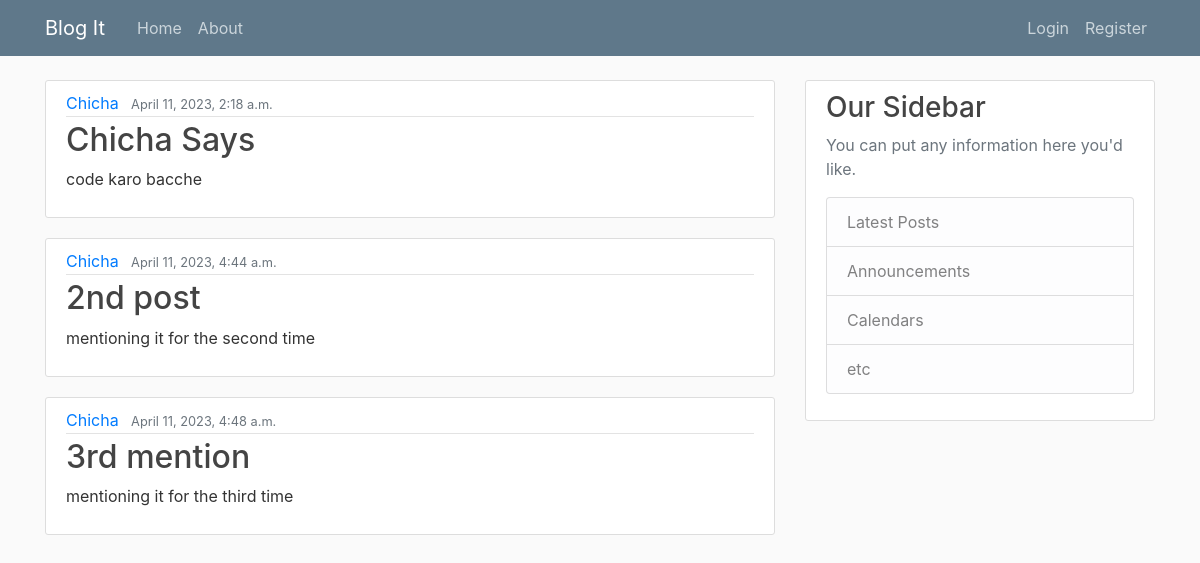
Page /blog/home/ on the committed database.
### blog/models.py (models this page shows, shortened)
class Post(models.Model):
    title = models.CharField(max_length=20)
    content = models.TextField()
    date_posted = models.DateTimeField(default=timezone.now)
    author = models.ForeignKey(User, on_delete=models.CASCADE)

### blog/views.py (the view)
# urls.py: path("home/", views.home, name='blog_home'),
def home(request):
    context={
        'posts':Post.objects.all(),
        'title': "Home"
    }
    return render(request, 'blog/blog_home.html', context)

### blog/templates/blog/blog_home.html
{%extends "blog/base.html"%}
{%block content%}
    {% for post in posts %}
        <article class="media content-section">
            <div class="media-body">
            <div class="article-metadata">
                <a class="mr-2" href="#">{{ post.author }}</a>
                <small class="text-muted">{{ post.date_posted }}</small>
            </div>
            <h2><a class="article-title" href="#">{{ post.title }}</a></h2>
            <p class="article-content">{{ post.content }}</p>
            </div>
        </article>
    {%endfor%}
{%endblock content%}

### blog/static/blog/main.css (style rules this page uses)
body { background: #fafafa; color: #333333; margin-top: 5rem; }
h1, h2, h3, h4, h5, h6 { color: #444444; }
.content-section { background: #ffffff; padding: 10px 20px; border: 1px solid #dddddd; border-radius: 3px; margin-bottom: 20px; }
.article-title { color: #444444; }
.article-content { white-space: pre-line; }
.article-metadata { padding-bottom: 1px; margin-bottom: 4px; border-bottom: 1px solid #e3e3e3 }

### rows in the picture
Post: author "Chicha", date_posted "April 11, 2023, 2:18 a.m.", title "Chicha Says", content "code karo bacche"
Post: author "Chicha", date_posted "April 11, 2023, 4:44 a.m.", title "2nd post", content "mentioning it for the second time"
Post: author "Chicha", date_posted "April 11, 2023, 4:48 a.m.", title "3rd mention", content "mentioning it for the third time"
